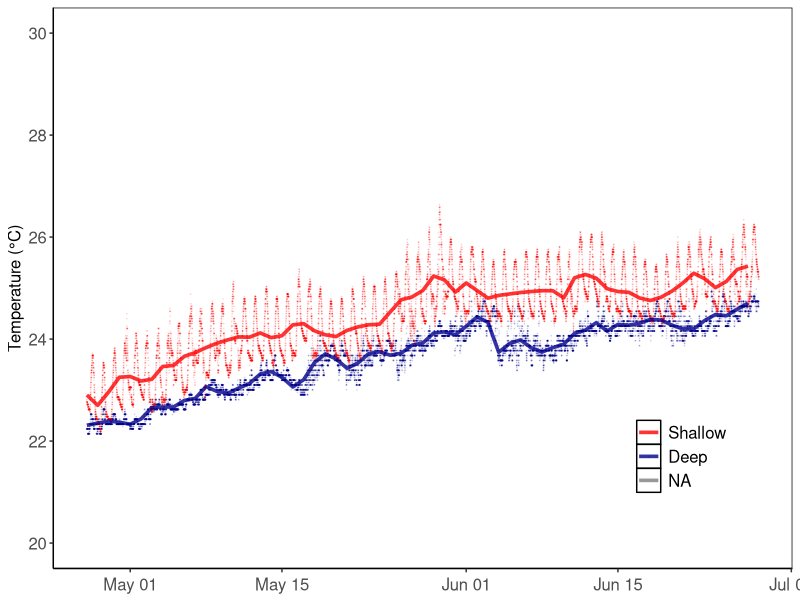
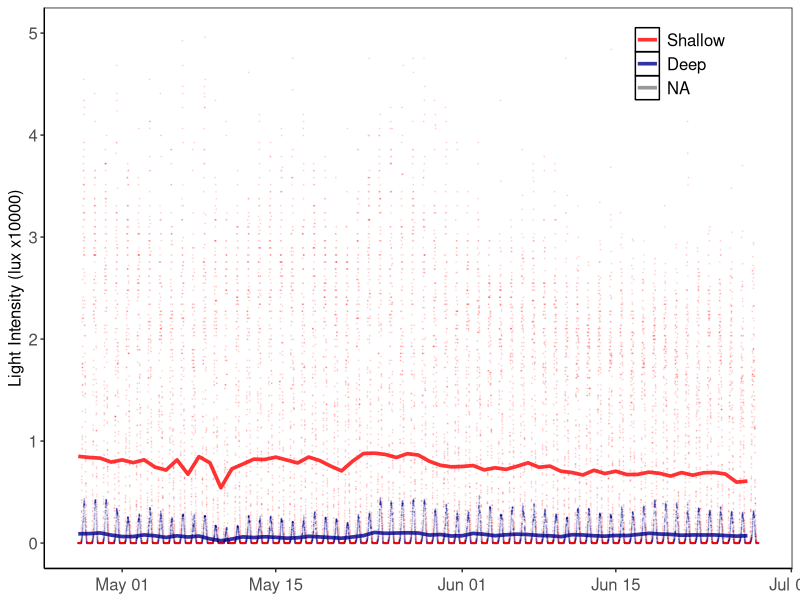
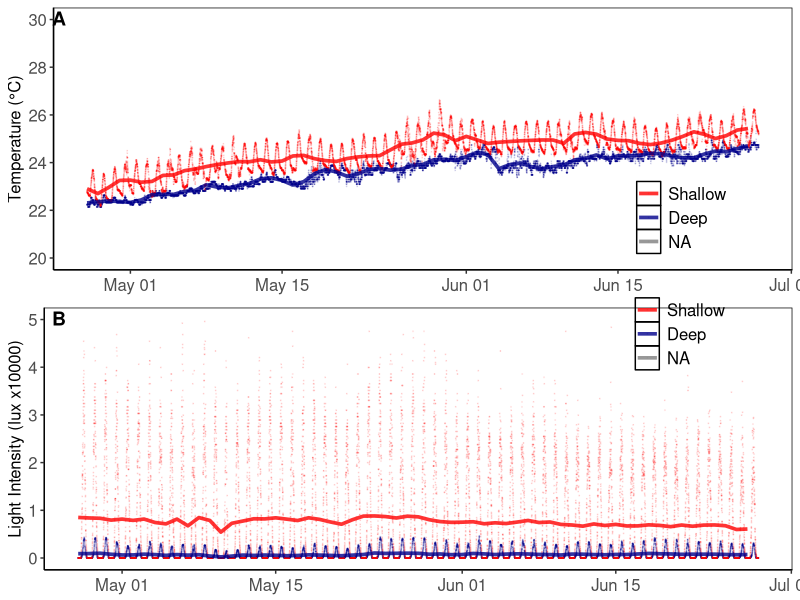
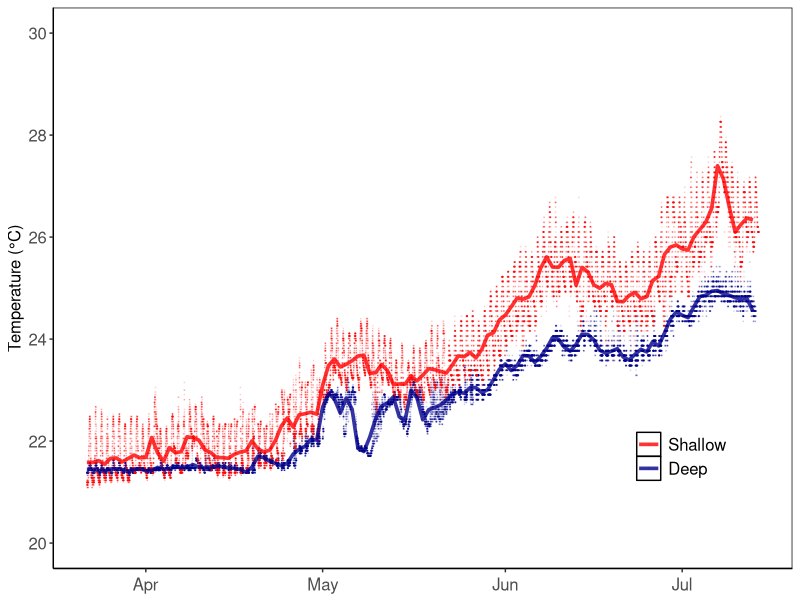
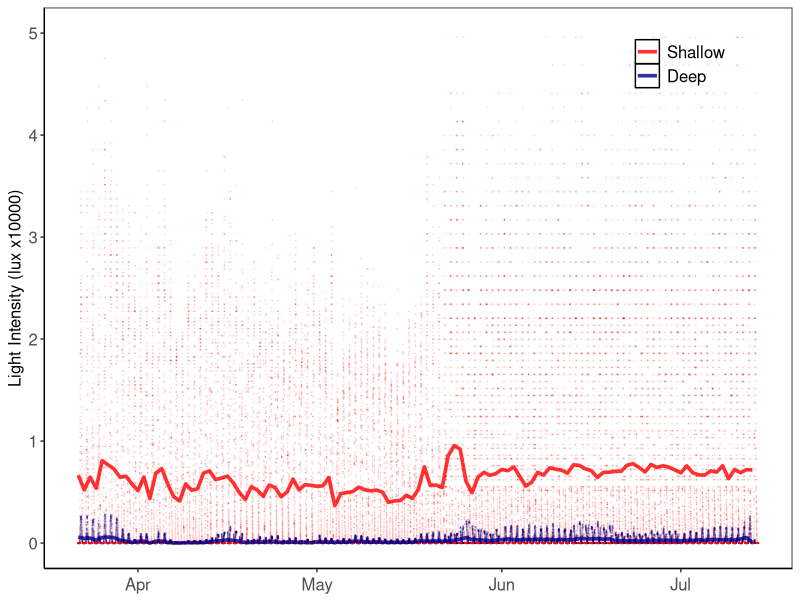
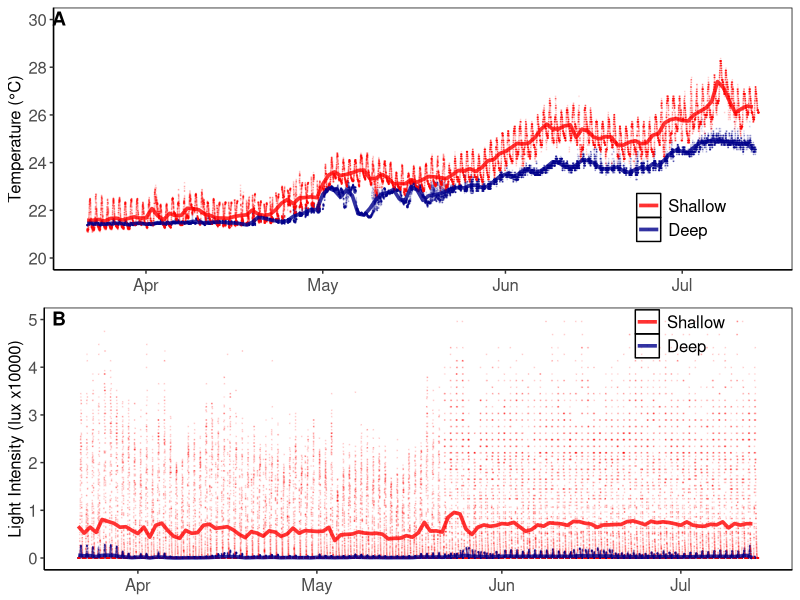
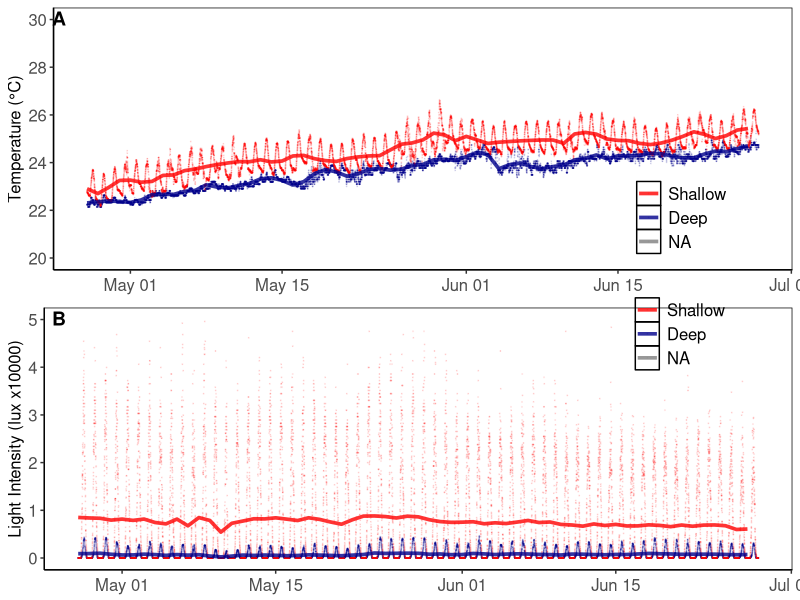
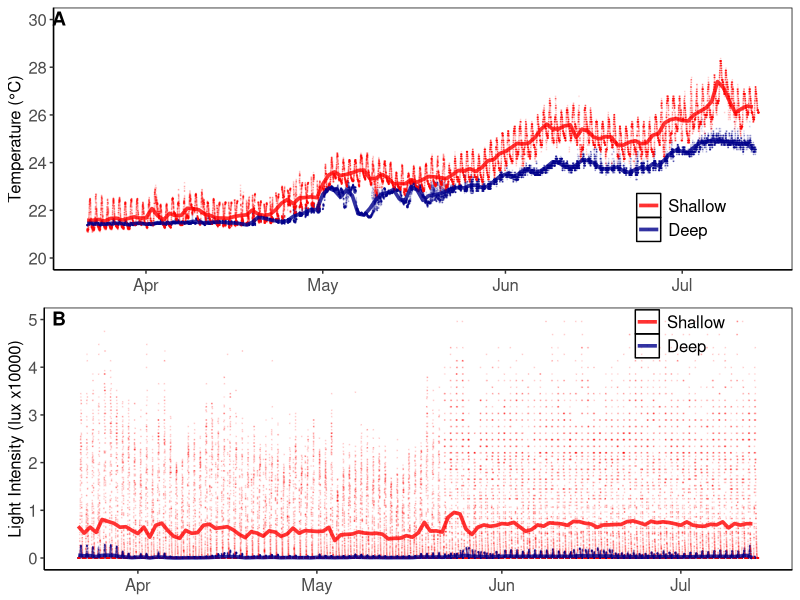

Write R code to recreate these figures, in order.
library(ggplot2)
library(dplyr)
library(plotrix)
library(cowplot)

# 2021 in situ April - June
setwd("/Volumes/CBP_Students/Jessica Bellworthy/Jessica Bellworthy/NSF-BSF Genomic/R/HOBO data")

d<-read.csv("HOBO data NSF BSF Genomic 2021 R.csv", strip.white=T)
d$Depth <- factor(d$Depth, levels=c("Shallow","Deep"))
d$Date<-as.Date(d$Date, "%m/%d/%Y")
d$Date_Time<- as.POSIXct(paste(d$Date, d$Time), "%Y-%m-%d %H:%M", tz = "GMT", usetz = FALSE)

View(d)
str(d)

sum(is.na(d))

temp<-d%>%
  group_by(Depth,Date)%>%
  summarize_at(vars(Temp), list(mean = mean, sd = sd), na.rm=T)
View(temp)
write.csv(temp, file = "temperature_dailymean_2021.csv")

count = d%>%
  group_by(Depth,Date)%>% summarise(n = n())
View(count)

count = count %>% filter(n != 288)

temp$Date<- as.POSIXct(temp$Date)

temp.plot = 
  ggplot(d, aes(y=Temp, x=Date_Time, color=Depth))+ 
  geom_point(size=0.05, alpha = 0.1)+
  geom_line(data=temp, aes(y=mean, x=Date),size=1.25,alpha=0.8)+
  scale_fill_manual("Depth", values=c("Shallow"="red", "Deep"= "dark blue"))+
  scale_color_manual("Depth", values=c("Shallow"= "red","Deep"="dark blue"))+
  scale_y_continuous(limits = c(20, 30), breaks = seq(20, 30, 2)) +
  labs(y = "Temperature (°C)")+
  theme_classic()+
  theme(axis.text.x=element_text(vjust=0.5,size=12),#angling the labels on the x-axis
        panel.background= element_rect(fill=NA, color='black'),#this is making the black box around the graph
        strip.background = element_blank(), 
        strip.text = element_blank(),
        legend.title = element_blank(),
        legend.text =element_text(size = 12),
        legend.background = element_blank(),
        legend.position=c(0.85,0.2),
        axis.text.y = element_text(vjust=0.5, size=12), #making the axis text larger 
        axis.title.x = element_blank(),#making the axis title larger 
        axis.title.y = element_text(size=12))#making the axis title larger 

temp.plot

light<-d%>%
  group_by(Depth,Date)%>%
  summarize_at(vars(Light), list(mean = mean, sd = sd), na.rm=T)
View(light)
write.csv(light, file = "light_dailymean_2021.csv")

light$Date<- as.POSIXct(light$Date)

light.plot = ggplot(d, aes(y=Light/10000, x=Date_Time, color=Depth))+ 
  geom_point(size=0.05, alpha = 0.1)+
  geom_line(data=light, aes(y=mean/10000, x=Date),size=1.25,alpha=0.8)+
  scale_fill_manual("Depth", values=c("Shallow"="red", "Deep"= "dark blue"))+
  scale_color_manual("Depth", values=c("Shallow"= "red","Deep"="dark blue"))+
  scale_y_continuous(limits = c(0, 5), breaks = seq(0, 5, 1)) +
  labs(y = "Light Intensity (lux x10000)")+
  theme_classic()+
  theme(axis.text.x=element_text(vjust=0.5,size=12),#angling the labels on the x-axis
        panel.background= element_rect(fill=NA, color='black'),#this is making the black box around the graph
        strip.background = element_blank(), 
        strip.text = element_blank(),
        legend.title = element_blank(),
        legend.text =element_text(size = 12),
        legend.background = element_blank(),
        legend.position=c(0.85,0.9),
        axis.text.y = element_text(vjust=0.5, size=12), #making the axis text larger 
        axis.title.x = element_blank(),#making the axis title larger 
        axis.title.y = element_text(size=12))#making the axis title larger 

light.plot

HOBO.plots <- plot_grid(temp.plot, light.plot, labels = c('A', 'B'),
                        label_x = 0.1, label_y = 0.985, label_size = 14,ncol = 1, align = "h", byrow = F, hjust =2)
HOBO.plots
ggsave("HOBOplots_insitu_2021.jpeg", plot = HOBO.plots, width = 10, height = 18,dpi=600, 
       units = "cm")





# 2022 in situ March - July
setwd("/Volumes/CBP_Students/Jessica Bellworthy/Jessica Bellworthy/NSF-BSF Genomic/R/HOBO data")

d<-read.csv("HOBO data NSF BSF Genomic 2022 R.csv", strip.white=T)
d$Depth <- factor(d$Depth, levels=c("Shallow","Deep"))
d$Date<-as.Date(d$Date, "%d/%m/%Y")
d$Date_Time<- as.POSIXct(paste(d$Date, d$Time), "%Y-%m-%d %H:%M", tz = "GMT", usetz = FALSE)

View(d)
str(d)

temp<-d%>%
  group_by(Depth,Date)%>%
  summarize_at(vars(Temp), list(mean = mean, sd = sd), na.rm=T)
View(temp)
write.csv(temp, file = "temperature_dailymean_2022.csv")

count = d%>%
  group_by(Depth,Date)%>% summarise(n = n())
count = count %>% filter(n != 288)

temp$Date<- as.POSIXct(temp$Date)

temp.plot = 
  ggplot(d, aes(y=Temp, x=Date_Time, color=Depth))+ 
  geom_point(size=0.05, alpha = 0.1)+
  geom_line(data=temp, aes(y=mean, x=Date),size=1.25,alpha=0.8)+
  scale_fill_manual("Depth", values=c("Shallow"="red", "Deep"= "dark blue"))+
  scale_color_manual("Depth", values=c("Shallow"= "red","Deep"="dark blue"))+
  scale_y_continuous(limits = c(20, 30), breaks = seq(20, 30, 2)) +
  labs(y = "Temperature (°C)")+
  theme_classic()+
  theme(axis.text.x=element_text(vjust=0.5,size=12),#angling the labels on the x-axis
        panel.background= element_rect(fill=NA, color='black'),#this is making the black box around the graph
        strip.background = element_blank(), 
        strip.text = element_blank(),
        legend.title = element_blank(),
        legend.text =element_text(size = 12),
        legend.background = element_blank(),
        legend.position=c(0.85,0.2),
        axis.text.y = element_text(vjust=0.5, size=12), #making the axis text larger 
        axis.title.x = element_blank(),#making the axis title larger 
        axis.title.y = element_text(size=12))#making the axis title larger 

temp.plot

light<-d%>%
  group_by(Depth,Date)%>%
  summarize_at(vars(Light), list(mean = mean, sd = sd), na.rm=T)
View(light)
write.csv(light, file = "light_dailymean_2022.csv")

light$Date<- as.POSIXct(light$Date)

light.plot = ggplot(d, aes(y=Light/10000, x=Date_Time, color=Depth))+ 
  geom_point(size=0.05, alpha = 0.1)+
  geom_line(data=light, aes(y=mean/10000, x=Date),size=1.25,alpha=0.8)+
  scale_fill_manual("Depth", values=c("Shallow"="red", "Deep"= "dark blue"))+
  scale_color_manual("Depth", values=c("Shallow"= "red","Deep"="dark blue"))+
  scale_y_continuous(limits = c(0, 5), breaks = seq(0, 5, 1)) +
  labs(y = "Light Intensity (lux x10000)")+
  theme_classic()+
  theme(axis.text.x=element_text(vjust=0.5,size=12),#angling the labels on the x-axis
        panel.background= element_rect(fill=NA, color='black'),#this is making the black box around the graph
        strip.background = element_blank(), 
        strip.text = element_blank(),
        legend.title = element_blank(),
        legend.text =element_text(size = 12),
        legend.background = element_blank(),
        legend.position=c(0.85,0.9),
        axis.text.y = element_text(vjust=0.5, size=12), #making the axis text larger 
        axis.title.x = element_blank(),#making the axis title larger 
        axis.title.y = element_text(size=12))#making the axis title larger 

light.plot


HOBO.plots <- plot_grid(temp.plot, light.plot, labels = c('A', 'B'),
                       label_x = 0.1, label_y = 0.985, label_size = 14,ncol = 1, align = "h", byrow = F, hjust =2)
HOBO.plots
ggsave("HOBOplots_insitu_2022.jpeg", plot = HOBO.plots, width = 10, height = 18,dpi=600, 
       units = "cm")
